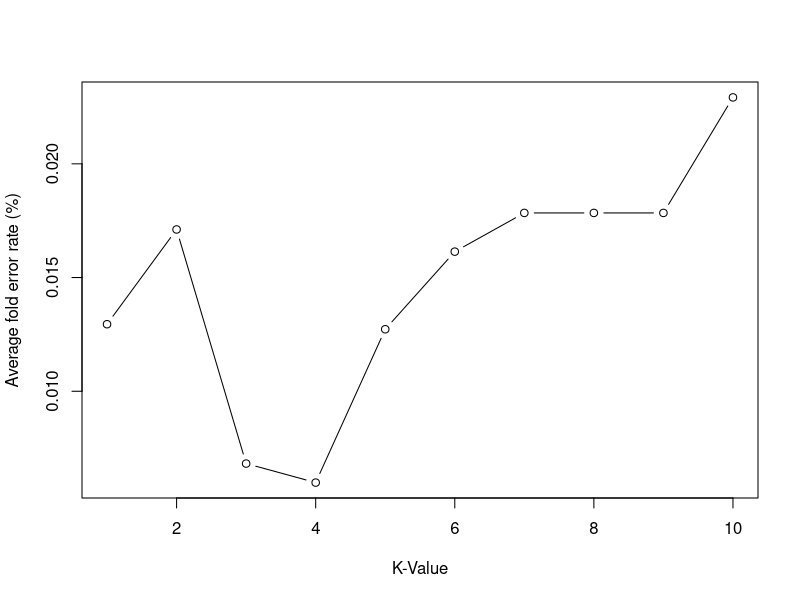

Reproduce this figure in R.
library(palmerpenguins)
library(caTools)
library(class)
library(caret)
data(penguins)

# any(is.na(penguins))
# empty_rows <- penguins[rowSums(is.na(penguins)) > 0,]

penguins <- na.omit(penguins)
# bar_h <- c(
#    sum(penguins$species == "Adelie"),
#    sum(penguins$species == "Gentoo"),
#    sum(penguins$species == "Chinstrap")
# )
# bar_w <- c("Adélie", "Gentoo", "Chinstrap")
# png(file = "species_chart.png")
# barplot(bar_h, names.arg = bar_w, xlab = "Species", ylab = "Count", col = "lightblue", main="Bar plot of the distribution of penguin species" )
# dev.off()


set.seed(122)
training_rows <- sample(1:nrow(penguins), replace = F, size = nrow(penguins) * 0.7)
tc <- trainControl(method = "repeatedcv", number = 10,repeats = 5)

# Training set
train_penguins <- penguins[training_rows, -c(2, 8)]
train_label <- train_penguins$species
train_penguins <- scale(train_penguins[c("bill_length_mm","bill_depth_mm","flipper_length_mm","body_mass_g")])


# Testing set
test_penguins <- penguins[-training_rows, -c(2, 8)]
test_penguins <- scale(test_penguins[c("bill_length_mm","bill_depth_mm","flipper_length_mm","body_mass_g")])
test_label <- penguins[-training_rows,1]

i <- 1
k.optm <- 1


kvalue <- train(train_penguins, train_label,
             method     = "knn",
             tuneGrid   = expand.grid(k = 1:10),
             trControl  = tc,
             metric     = "Accuracy")



results <- kvalue$results
ver <- 1 - results$Accuracy
plot(ver, type = "b", xlab = "K-Value", ylab = "Average fold error rate (%)")

test_predictions <- predict(kvalue, test_penguins)

matrix <- confusionMatrix(data = test_predictions, reference = test_label$species)
